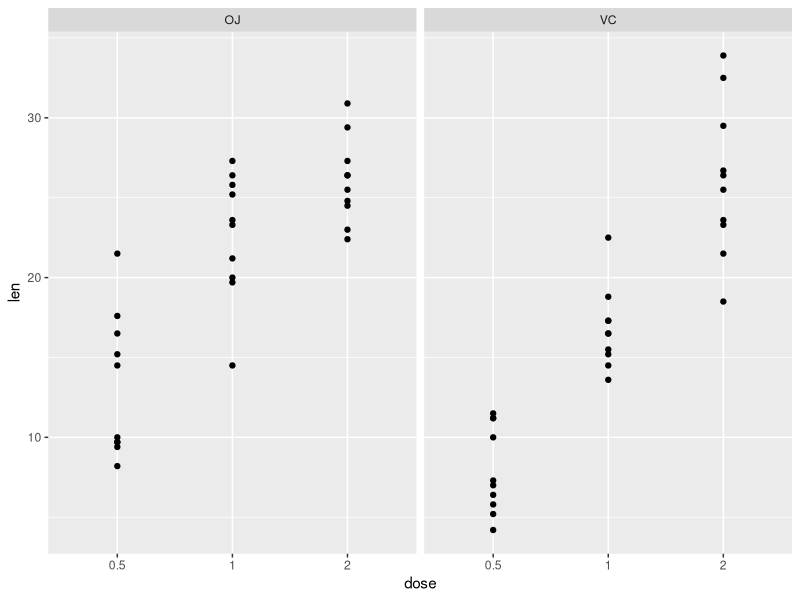
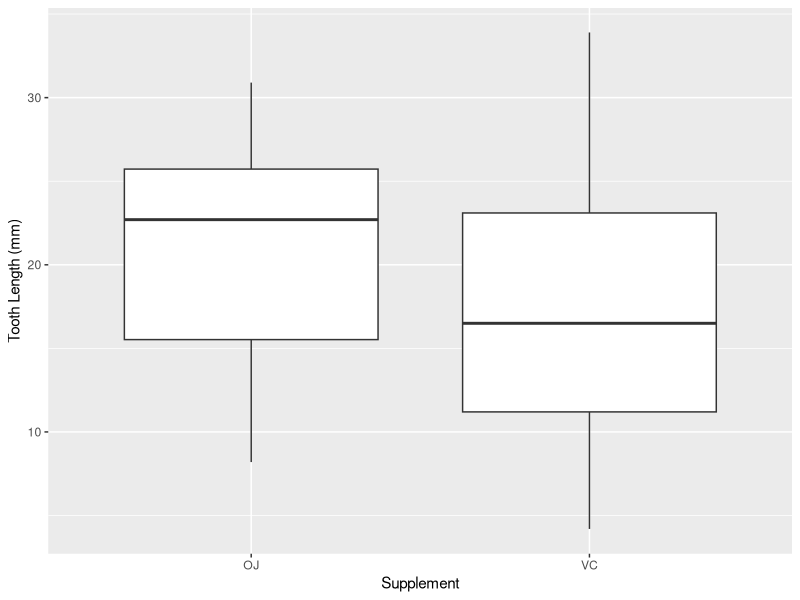
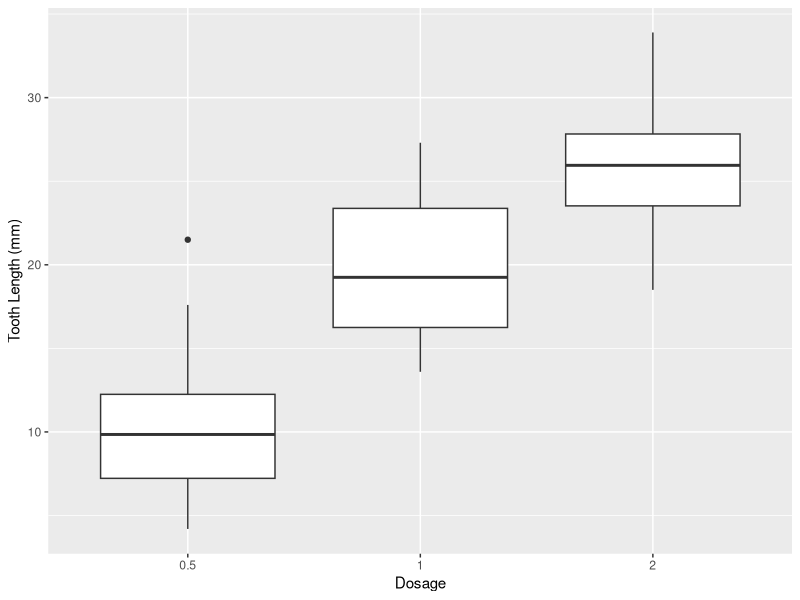

Source code (R) for these figures, in order:
## ---- chunk 1
require("ggplot2")
library(ggplot2)
library(datasets)
teeth <- ToothGrowth

teeth$dose <- as.factor(teeth$dose) 

supp_vc <- teeth[teeth$supp == "VC",]
supp_oj <- teeth[teeth$supp == "OJ",]

dose_05 <- teeth[teeth$dose == "0.5",]
dose_1 <- teeth[teeth$dose == 1,]
dose_2 <- teeth[teeth$dose == 2,]
## ---- chunk 2

summary(teeth)

## ---- chunk 3

mean(teeth$len)
var(teeth$len)
sd(teeth$len)

## ---- chunk 4

qplot(dose,len,data=teeth,facets=.~supp)  # a quick scatterplot of each delivery method

## ---- chunk 5

plot1 <- ggplot(teeth, aes(supp,len))
plot1 <- plot1 + geom_boxplot() + xlab("Supplement") + ylab("Tooth Length (mm)")
print(plot1)

plot2 <- ggplot(teeth, aes(dose, len))
plot2 <- plot2 + geom_boxplot() + xlab("Dosage") + ylab("Tooth Length (mm)")
print(plot2)
## ---- chunk 6
supp_test_1 <- t.test(teeth$len, supp_vc$len, paired=FALSE)$conf.int
supp_test_1
## ---- chunk 7
supp_test_2 <- t.test(teeth$len, supp_oj$len, paired=FALSE)$conf.int
supp_test_2 
## ---- chunk 8
dose_test_1 <- t.test(teeth$len, dose_05$len, paired=FALSE)$conf.int
dose_test_1
## ---- chunk 9
dose_test_2 <- t.test(teeth$len, dose_1$len, paired=FALSE)$conf.int
dose_test_2 
## ---- chunk 10
dose_test_3 <- t.test(teeth$len, dose_2$len, paired=FALSE)$conf.int
dose_test_3
